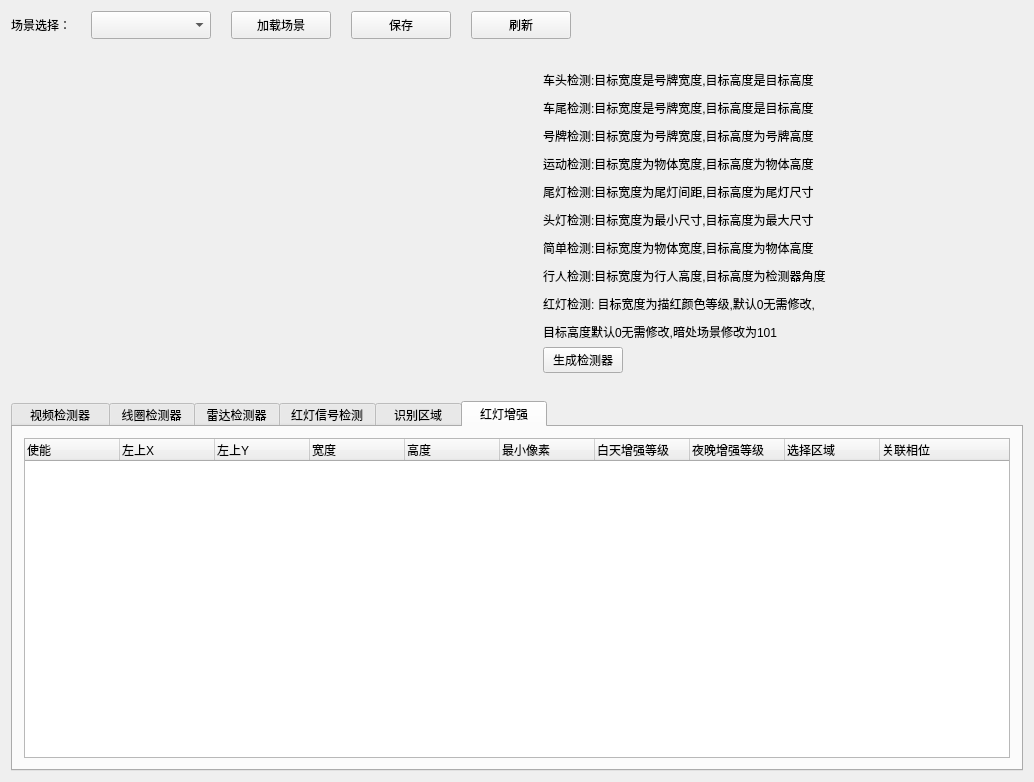
<?xml version="1.0" encoding="UTF-8"?>
<ui version="4.0">
 <class>Dlg_Detection</class>
 <widget class="QWidget" name="Dlg_Detection">
  <property name="geometry">
   <rect>
    <x>0</x>
    <y>0</y>
    <width>1034</width>
    <height>782</height>
   </rect>
  </property>
  <property name="windowTitle">
   <string>Dlg_Detection</string>
  </property>
  <layout class="QVBoxLayout" name="verticalLayout_2">
   <item>
    <layout class="QHBoxLayout" name="horizontalLayout">
     <property name="spacing">
      <number>20</number>
     </property>
     <item>
      <widget class="QLabel" name="label">
       <property name="text">
        <string>场景选择：</string>
       </property>
      </widget>
     </item>
     <item>
      <widget class="QComboBox" name="cmb_scence">
       <property name="minimumSize">
        <size>
         <width>120</width>
         <height>28</height>
        </size>
       </property>
      </widget>
     </item>
     <item>
      <widget class="QPushButton" name="btn_loadScene">
       <property name="minimumSize">
        <size>
         <width>100</width>
         <height>28</height>
        </size>
       </property>
       <property name="focusPolicy">
        <enum>Qt::NoFocus</enum>
       </property>
       <property name="text">
        <string>加载场景</string>
       </property>
      </widget>
     </item>
     <item>
      <widget class="QPushButton" name="btn_save">
       <property name="minimumSize">
        <size>
         <width>100</width>
         <height>28</height>
        </size>
       </property>
       <property name="focusPolicy">
        <enum>Qt::NoFocus</enum>
       </property>
       <property name="text">
        <string>保存</string>
       </property>
      </widget>
     </item>
     <item>
      <widget class="QPushButton" name="btn_fresh">
       <property name="minimumSize">
        <size>
         <width>100</width>
         <height>28</height>
        </size>
       </property>
       <property name="focusPolicy">
        <enum>Qt::NoFocus</enum>
       </property>
       <property name="text">
        <string>刷新</string>
       </property>
      </widget>
     </item>
     <item>
      <spacer name="horizontalSpacer">
       <property name="orientation">
        <enum>Qt::Horizontal</enum>
       </property>
       <property name="sizeHint" stdset="0">
        <size>
         <width>40</width>
         <height>20</height>
        </size>
       </property>
      </spacer>
     </item>
    </layout>
   </item>
   <item>
    <layout class="QHBoxLayout" name="horizontalLayout_2" stretch="0,1">
     <property name="leftMargin">
      <number>0</number>
     </property>
     <property name="rightMargin">
      <number>20</number>
     </property>
     <item>
      <widget class="QWidget" name="widget_2" native="true">
       <property name="minimumSize">
        <size>
         <width>0</width>
         <height>350</height>
        </size>
       </property>
       <property name="maximumSize">
        <size>
         <width>16777215</width>
         <height>350</height>
        </size>
       </property>
       <layout class="QHBoxLayout" name="horizontalLayout_3">
        <property name="spacing">
         <number>30</number>
        </property>
        <item>
         <widget class="Dlg_PictureDraw" name="widget_3" native="true">
          <property name="minimumSize">
           <size>
            <width>480</width>
            <height>270</height>
           </size>
          </property>
          <property name="maximumSize">
           <size>
            <width>480</width>
            <height>270</height>
           </size>
          </property>
         </widget>
        </item>
        <item>
         <widget class="QWidget" name="widget_4" native="true">
          <layout class="QHBoxLayout" name="horizontalLayout_5">
           <item>
            <layout class="QVBoxLayout" name="verticalLayout">
             <property name="spacing">
              <number>2</number>
             </property>
             <item>
              <widget class="QLabel" name="label_2">
               <property name="minimumSize">
                <size>
                 <width>0</width>
                 <height>25</height>
                </size>
               </property>
               <property name="text">
                <string>车头检测:目标宽度是号牌宽度,目标高度是目标高度</string>
               </property>
              </widget>
             </item>
             <item>
              <widget class="QLabel" name="label_4">
               <property name="minimumSize">
                <size>
                 <width>0</width>
                 <height>25</height>
                </size>
               </property>
               <property name="text">
                <string>车尾检测:目标宽度是号牌宽度,目标高度是目标高度</string>
               </property>
              </widget>
             </item>
             <item>
              <widget class="QLabel" name="label_9">
               <property name="minimumSize">
                <size>
                 <width>0</width>
                 <height>25</height>
                </size>
               </property>
               <property name="text">
                <string>号牌检测:目标宽度为号牌宽度,目标高度为号牌高度</string>
               </property>
              </widget>
             </item>
             <item>
              <widget class="QLabel" name="label_8">
               <property name="minimumSize">
                <size>
                 <width>0</width>
                 <height>25</height>
                </size>
               </property>
               <property name="text">
                <string>运动检测:目标宽度为物体宽度,目标高度为物体高度</string>
               </property>
              </widget>
             </item>
             <item>
              <widget class="QLabel" name="label_11">
               <property name="minimumSize">
                <size>
                 <width>0</width>
                 <height>25</height>
                </size>
               </property>
               <property name="text">
                <string>尾灯检测:目标宽度为尾灯间距,目标高度为尾灯尺寸</string>
               </property>
              </widget>
             </item>
             <item>
              <widget class="QLabel" name="label_7">
               <property name="minimumSize">
                <size>
                 <width>0</width>
                 <height>25</height>
                </size>
               </property>
               <property name="text">
                <string>头灯检测:目标宽度为最小尺寸,目标高度为最大尺寸</string>
               </property>
              </widget>
             </item>
             <item>
              <widget class="QLabel" name="label_10">
               <property name="minimumSize">
                <size>
                 <width>0</width>
                 <height>25</height>
                </size>
               </property>
               <property name="text">
                <string>简单检测:目标宽度为物体宽度,目标高度为物体高度</string>
               </property>
              </widget>
             </item>
             <item>
              <widget class="QLabel" name="label_5">
               <property name="minimumSize">
                <size>
                 <width>0</width>
                 <height>25</height>
                </size>
               </property>
               <property name="text">
                <string>行人检测:目标宽度为行人高度,目标高度为检测器角度</string>
               </property>
              </widget>
             </item>
             <item>
              <widget class="QLabel" name="label_6">
               <property name="minimumSize">
                <size>
                 <width>0</width>
                 <height>25</height>
                </size>
               </property>
               <property name="text">
                <string>红灯检测: 目标宽度为描红颜色等级,默认0无需修改,</string>
               </property>
              </widget>
             </item>
             <item>
              <widget class="QLabel" name="label_3">
               <property name="minimumSize">
                <size>
                 <width>0</width>
                 <height>25</height>
                </size>
               </property>
               <property name="text">
                <string>目标高度默认0无需修改,暗处场景修改为101</string>
               </property>
              </widget>
             </item>
             <item>
              <layout class="QHBoxLayout" name="horizontalLayout_6">
               <item>
                <widget class="QPushButton" name="btn_generatingDetector">
                 <property name="minimumSize">
                  <size>
                   <width>80</width>
                   <height>25</height>
                  </size>
                 </property>
                 <property name="focusPolicy">
                  <enum>Qt::NoFocus</enum>
                 </property>
                 <property name="text">
                  <string>生成检测器</string>
                 </property>
                </widget>
               </item>
               <item>
                <spacer name="horizontalSpacer_4">
                 <property name="orientation">
                  <enum>Qt::Horizontal</enum>
                 </property>
                 <property name="sizeHint" stdset="0">
                  <size>
                   <width>40</width>
                   <height>20</height>
                  </size>
                 </property>
                </spacer>
               </item>
              </layout>
             </item>
            </layout>
           </item>
           <item>
            <spacer name="horizontalSpacer_5">
             <property name="orientation">
              <enum>Qt::Horizontal</enum>
             </property>
             <property name="sizeHint" stdset="0">
              <size>
               <width>40</width>
               <height>20</height>
              </size>
             </property>
            </spacer>
           </item>
          </layout>
         </widget>
        </item>
       </layout>
      </widget>
     </item>
     <item>
      <spacer name="horizontalSpacer_2">
       <property name="orientation">
        <enum>Qt::Horizontal</enum>
       </property>
       <property name="sizeHint" stdset="0">
        <size>
         <width>40</width>
         <height>20</height>
        </size>
       </property>
      </spacer>
     </item>
    </layout>
   </item>
   <item>
    <widget class="QTabWidget" name="tabWidget">
     <property name="styleSheet">
      <string notr="true"/>
     </property>
     <property name="currentIndex">
      <number>5</number>
     </property>
     <widget class="QWidget" name="tab">
      <attribute name="title">
       <string>  视频检测器  </string>
      </attribute>
      <layout class="QHBoxLayout" name="horizontalLayout_4">
       <item>
        <widget class="QTreeWidget" name="treeWidget_video">
         <property name="styleSheet">
          <string notr="true">QTreeWidget
{
	spacing:5px;
	outline:0px;
}

QTreeWidget::item
{
	color:rgb(255,255,255);
	height: 30px;
	text-align: center;
}
QTreeWidget::item::hover
{
	background-color:rgb(0,255,0,50);
}
QTreeWidget::item::selected
{
	background-color:rgb(82,170,127);
	color: rgb(255, 255, 255);
	font-size: 14px;
}

QWidget:focus{outline: none;}
</string>
         </property>
         <attribute name="headerDefaultSectionSize">
          <number>80</number>
         </attribute>
         <attribute name="headerMinimumSectionSize">
          <number>30</number>
         </attribute>
         <column>
          <property name="text">
           <string>序号</string>
          </property>
         </column>
         <column>
          <property name="text">
           <string>使能</string>
          </property>
         </column>
         <column>
          <property name="text">
           <string>起点X</string>
          </property>
         </column>
         <column>
          <property name="text">
           <string>起点Y</string>
          </property>
         </column>
         <column>
          <property name="text">
           <string>宽度</string>
          </property>
         </column>
         <column>
          <property name="text">
           <string>高度</string>
          </property>
         </column>
         <column>
          <property name="text">
           <string>起点X1</string>
          </property>
         </column>
         <column>
          <property name="text">
           <string>起点Y1</string>
          </property>
         </column>
         <column>
          <property name="text">
           <string>宽度1</string>
          </property>
         </column>
         <column>
          <property name="text">
           <string>起点X2</string>
          </property>
         </column>
         <column>
          <property name="text">
           <string>起点Y2</string>
          </property>
         </column>
         <column>
          <property name="text">
           <string>宽度2</string>
          </property>
         </column>
         <column>
          <property name="text">
           <string>检测器类型</string>
          </property>
         </column>
         <column>
          <property name="text">
           <string>方向</string>
          </property>
         </column>
         <column>
          <property name="text">
           <string>号牌角度</string>
          </property>
         </column>
         <column>
          <property name="text">
           <string>存在时间</string>
          </property>
         </column>
         <column>
          <property name="text">
           <string>目标宽度</string>
          </property>
         </column>
         <column>
          <property name="text">
           <string>目标高度</string>
          </property>
         </column>
         <column>
          <property name="text">
           <string>灵敏度</string>
          </property>
         </column>
         <column>
          <property name="text">
           <string>进入滤波</string>
          </property>
         </column>
         <column>
          <property name="text">
           <string>离开滤波</string>
          </property>
         </column>
         <column>
          <property name="text">
           <string>选择区域</string>
          </property>
         </column>
        </widget>
       </item>
      </layout>
     </widget>
     <widget class="QWidget" name="widget">
      <attribute name="title">
       <string>线圈检测器</string>
      </attribute>
      <layout class="QVBoxLayout" name="verticalLayout_3">
       <item>
        <widget class="QTreeWidget" name="treeWidget_coil">
         <property name="styleSheet">
          <string notr="true">QTreeWidget
{
	spacing:5px;
	outline:0px;
}

QTreeWidget::item
{
	color:rgb(255,255,255);
	height: 30px;
	text-align: center;
}
QTreeWidget::item::hover
{
	background-color:rgb(0,255,0,50);
}
QTreeWidget::item::selected
{
	 background-color: rgb(255,0,0,100);
	color: rgb(255, 255, 255);
	font-size: 14px;
}

QWidget:focus{outline: none;}
</string>
         </property>
         <attribute name="headerDefaultSectionSize">
          <number>80</number>
         </attribute>
         <attribute name="headerMinimumSectionSize">
          <number>30</number>
         </attribute>
         <column>
          <property name="text">
           <string>序号</string>
          </property>
         </column>
         <column>
          <property name="text">
           <string>使能</string>
          </property>
         </column>
         <column>
          <property name="text">
           <string>串口通道号</string>
          </property>
         </column>
         <column>
          <property name="text">
           <string>线圈通道号</string>
          </property>
         </column>
         <column>
          <property name="text">
           <string>方向</string>
          </property>
         </column>
         <column>
          <property name="text">
           <string>线圈间距</string>
          </property>
         </column>
         <column>
          <property name="text">
           <string>速度修正速度</string>
          </property>
         </column>
         <column>
          <property name="text">
           <string>关联IO输出</string>
          </property>
         </column>
         <column>
          <property name="text">
           <string>对应车道</string>
          </property>
         </column>
         <column>
          <property name="text">
           <string>线圈类型</string>
          </property>
         </column>
        </widget>
       </item>
      </layout>
     </widget>
     <widget class="QWidget" name="tab_2">
      <attribute name="title">
       <string>雷达检测器</string>
      </attribute>
      <layout class="QVBoxLayout" name="verticalLayout_4">
       <item>
        <widget class="QTreeWidget" name="treeWidget_redar">
         <property name="styleSheet">
          <string notr="true">QTreeWidget
{
	spacing:5px;
	outline:0px;
}

QTreeWidget::item
{
	color:rgb(255,255,255);
	height: 30px;
	text-align: center;
}
QTreeWidget::item::hover
{
	background-color:rgb(0,255,0,50);
}
QTreeWidget::item::selected
{
	background-color:rgb(82,170,127);
	color: rgb(255, 255, 255);
	font-size: 14px;
}

QWidget:focus{outline: none;}
</string>
         </property>
         <attribute name="headerDefaultSectionSize">
          <number>80</number>
         </attribute>
         <attribute name="headerMinimumSectionSize">
          <number>30</number>
         </attribute>
         <column>
          <property name="text">
           <string>序号</string>
          </property>
         </column>
         <column>
          <property name="text">
           <string>使能</string>
          </property>
         </column>
         <column>
          <property name="text">
           <string>串口通道号</string>
          </property>
         </column>
         <column>
          <property name="text">
           <string>雷达类型</string>
          </property>
         </column>
         <column>
          <property name="text">
           <string>雷达与相机距离(m)</string>
          </property>
         </column>
         <column>
          <property name="text">
           <string>速度修正系数</string>
          </property>
         </column>
         <column>
          <property name="text">
           <string>对应车道</string>
          </property>
         </column>
         <column>
          <property name="text">
           <string>对应触发线</string>
          </property>
         </column>
        </widget>
       </item>
      </layout>
     </widget>
     <widget class="QWidget" name="tab_3">
      <attribute name="title">
       <string>红灯信号检测</string>
      </attribute>
      <layout class="QVBoxLayout" name="verticalLayout_5">
       <item>
        <widget class="QTreeWidget" name="treeWidget_RedLampSig">
         <property name="styleSheet">
          <string notr="true">QTreeWidget
{
	spacing:5px;
	outline:0px;
}

QTreeWidget::item
{
	color:rgb(255,255,255);
	height: 30px;
	text-align: center;
}
QTreeWidget::item::hover
{
	background-color:rgb(0,255,0,50);
}
QTreeWidget::item::selected
{
	background-color:rgb(82,170,127);
	color: rgb(255, 255, 255);
	font-size: 14px;
}

QWidget:focus{outline: none;}
</string>
         </property>
         <column>
          <property name="text">
           <string>序号</string>
          </property>
         </column>
         <column>
          <property name="text">
           <string>使能</string>
          </property>
         </column>
         <column>
          <property name="text">
           <string>串口通道号</string>
          </property>
         </column>
         <column>
          <property name="text">
           <string>通道号</string>
          </property>
         </column>
         <column>
          <property name="text">
           <string>相位关联</string>
          </property>
         </column>
        </widget>
       </item>
      </layout>
     </widget>
     <widget class="QWidget" name="tab_4">
      <attribute name="title">
       <string>  识别区域  </string>
      </attribute>
      <layout class="QVBoxLayout" name="verticalLayout_6">
       <item>
        <widget class="QTreeWidget" name="treeWidget_recogArea">
         <property name="styleSheet">
          <string notr="true">QTreeWidget
{
	spacing:5px;
	outline:0px;
}

QTreeWidget::item
{
	color:rgb(255,255,255);
	height: 30px;
	text-align: center;
}
QTreeWidget::item::hover
{
	background-color:rgb(0,255,0,50);
}
QTreeWidget::item::selected
{
	background-color:rgb(82,170,127);
	color: rgb(255, 255, 255);
	font-size: 14px;
}

QWidget:focus{outline: none;}
</string>
         </property>
         <attribute name="headerDefaultSectionSize">
          <number>80</number>
         </attribute>
         <column>
          <property name="text">
           <string>序号</string>
          </property>
         </column>
         <column>
          <property name="text">
           <string>使能</string>
          </property>
         </column>
         <column>
          <property name="text">
           <string>起点X1</string>
          </property>
         </column>
         <column>
          <property name="text">
           <string>起点Y1</string>
          </property>
         </column>
         <column>
          <property name="text">
           <string>宽度1</string>
          </property>
         </column>
         <column>
          <property name="text">
           <string>起点X2</string>
          </property>
         </column>
         <column>
          <property name="text">
           <string>起点Y2</string>
          </property>
         </column>
         <column>
          <property name="text">
           <string>宽度2</string>
          </property>
         </column>
         <column>
          <property name="text">
           <string>号牌宽度</string>
          </property>
         </column>
         <column>
          <property name="text">
           <string>号牌视角</string>
          </property>
         </column>
         <column>
          <property name="text">
           <string>方向</string>
          </property>
         </column>
        </widget>
       </item>
      </layout>
     </widget>
     <widget class="QWidget" name="tab_5">
      <attribute name="title">
       <string>  红灯增强  </string>
      </attribute>
      <layout class="QVBoxLayout" name="verticalLayout_7">
       <item>
        <widget class="QTreeWidget" name="treeWidget_RedLamp">
         <property name="styleSheet">
          <string notr="true">QTreeWidget
{
	spacing:5px;
	outline:0px;
}

QTreeWidget::item
{
	color:rgb(255,255,255);
	height: 30px;
	text-align: center;
}
QTreeWidget::item::hover
{
	background-color:rgb(0,255,0,50);
}
QTreeWidget::item::selected
{
	background-color:rgb(82,170,127);
	color: rgb(255, 255, 255);
	font-size: 14px;
}

QWidget:focus{outline: none;}
</string>
         </property>
         <attribute name="headerDefaultSectionSize">
          <number>95</number>
         </attribute>
         <column>
          <property name="text">
           <string>使能</string>
          </property>
         </column>
         <column>
          <property name="text">
           <string>左上X</string>
          </property>
         </column>
         <column>
          <property name="text">
           <string>左上Y</string>
          </property>
         </column>
         <column>
          <property name="text">
           <string>宽度</string>
          </property>
         </column>
         <column>
          <property name="text">
           <string>高度</string>
          </property>
         </column>
         <column>
          <property name="text">
           <string>最小像素</string>
          </property>
         </column>
         <column>
          <property name="text">
           <string>白天增强等级</string>
          </property>
         </column>
         <column>
          <property name="text">
           <string>夜晚增强等级</string>
          </property>
         </column>
         <column>
          <property name="text">
           <string>选择区域</string>
          </property>
         </column>
         <column>
          <property name="text">
           <string>关联相位</string>
          </property>
         </column>
        </widget>
       </item>
      </layout>
     </widget>
    </widget>
   </item>
  </layout>
 </widget>
 <layoutdefault spacing="6" margin="11"/>
 <customwidgets>
  <customwidget>
   <class>Dlg_PictureDraw</class>
   <extends>QWidget</extends>
   <header>dlg_picturedraw.h</header>
   <container>1</container>
  </customwidget>
 </customwidgets>
 <resources/>
 <connections/>
</ui>
